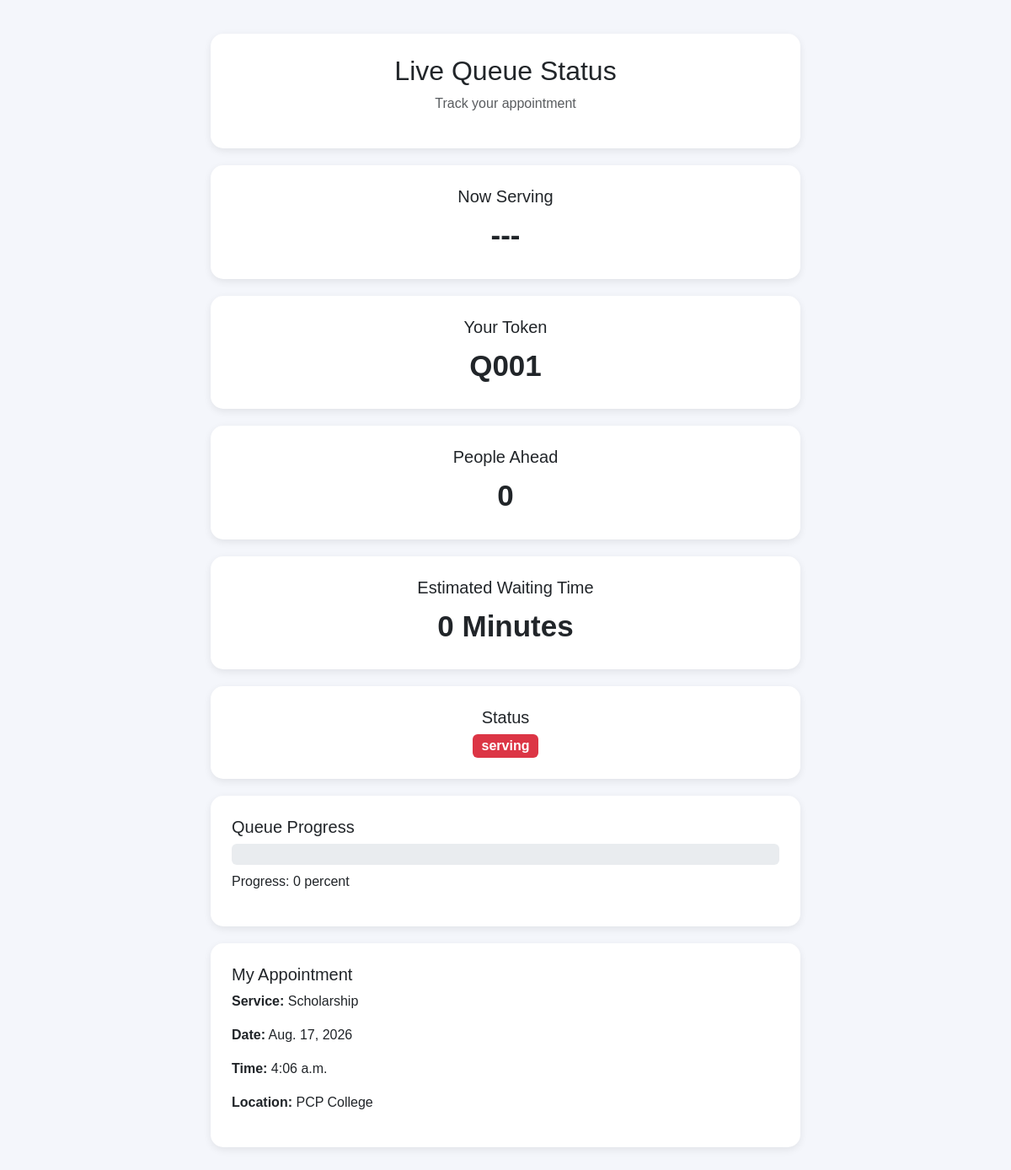
The app's page /queue/live/2/ with its own data.
### queue_app/models.py (models this page shows, shortened)
class Queue(models.Model):
    appointment = models.OneToOneField(
        Appointment,
        on_delete=models.CASCADE
    )
    token_number = models.IntegerField()
    status = models.CharField(
        max_length=20,
        default='Waiting'
    )

### appointments/models.py (models this page shows, shortened)
class Appointment(models.Model):
    customer_name = models.CharField(max_length=100)
    phone_number = models.CharField(max_length=15)
    category = models.ForeignKey(
        ServiceCategory,
        on_delete=models.CASCADE,
        related_name='appointments',
        blank=True,
        null=True,
    )
    service = models.ForeignKey(
        Service,
        on_delete=models.CASCADE
    )
    location = models.ForeignKey(
        Location,
        on_delete=models.CASCADE
    )
    appointment_date = models.DateField()
    appointment_time = models.TimeField()
    status = models.CharField(
        max_length=20,
        default='Booked'
    )

### services/models.py (models this page shows, shortened)
class Service(models.Model):
    category = models.ForeignKey(
        ServiceCategory,
        on_delete=models.CASCADE,
        related_name="services",
        null=True,
        blank=True
    )
    name = models.CharField(
        max_length=100
    )
    description = models.TextField(
        blank=True
    )
    duration = models.IntegerField(
        default=15
    )

### locations/models.py (models this page shows, shortened)
class Location(models.Model):
    category = models.ForeignKey(
        ServiceCategory,
        on_delete=models.CASCADE,
        related_name="locations"
    )
    name = models.CharField(
        max_length=150
    )
    address = models.TextField()
    city = models.CharField(
        max_length=100
    )
    latitude = models.FloatField(
        blank=True,
        null=True
    )
    longitude = models.FloatField(
        blank=True,
        null=True
    )

### queue_app/views.py (the view)
def live_queue(request, appointment_id):
    your_queue = get_object_or_404(
        Queue,
        appointment_id=appointment_id
    )
    appointment = your_queue.appointment
    same_queue = Queue.objects.filter(
        appointment__location=appointment.location,
        appointment__service=appointment.service
    )
    current_serving = same_queue.filter(
        status='Serving'
    ).order_by(
        'token_number'
    ).first()
    people_ahead = same_queue.filter(
        status='Waiting',
        token_number__lt=your_queue.token_number
    ).count()
    waiting_time = people_ahead * 5
    if your_queue.status == 'Completed':
        progress = 100
    elif your_queue.status == 'Serving':
        progress = 100
    else:
        progress = 0
    return render(
        request,
        'appointments/live_queue.html',
        {
            'your_queue': your_queue,
            'current_serving': current_serving,
            'people_ahead': people_ahead,
            'waiting_time': waiting_time,
            'progress': progress,
        }
    )

### templates/appointments/live_queue.html (shortened to what this page needs)
<!DOCTYPE html>
<html>
<head>
    <link
        href="https://cdn.jsdelivr.net/npm/bootstrap@5.3.3/dist/css/bootstrap.min.css"
        rel="stylesheet"
    >
</head>
<body>
<div class="container-box">
    <div class="card-box text-center">
        <h2>
            Live Queue Status
        </h2>
        <p class="text-muted">
            Track your appointment
        </p>
    </div>
    <div class="card-box text-center">
        <h5>
            Now Serving
        </h5>
        {% if current_serving %}
            <div class="number">
                Q{{ current_serving.token_number|stringformat:"03d" }}
            </div>
        {% else %}
            <div class="number">
                ---
            </div>
        {% endif %}
    </div>
    <div class="card-box text-center">
        <h5>
            Your Token
        </h5>
        <div class="number">
            Q{{ your_queue.token_number|stringformat:"03d" }}
        </div>
    </div>
    <div class="card-box text-center">
        <h5>
            People Ahead
        </h5>
        <div class="number">
            {{ people_ahead }}
        </div>
    </div>
    <div class="card-box text-center">
        <h5>
            Estimated Waiting Time
        </h5>
        <div class="number">
            {{ waiting_time }} Minutes
        </div>
    </div>
    <div class="card-box text-center">
        <h5>
            Status
        </h5>
        {% if your_queue.status == "Waiting" %}
            <span class="badge bg-warning text-dark fs-6">
                Waiting
            </span>
        {% elif your_queue.status == "Serving" %}
            <span class="badge bg-success fs-6">
                Serving
            </span>
        {% elif your_queue.status == "Completed" %}
            <span class="badge bg-secondary fs-6">
                Completed
            </span>
        {% else %}
            <span class="badge bg-danger fs-6">
                {{ your_queue.status }}
            </span>
        {% endif %}
    </div>
<div class="card-box">
    <h5>
        Queue Progress
    </h5>
    <div
        class="progress"
        style="height: 25px; width: 100%;"
    >
    </div>
    <p class="mt-2">
        Progress: {{ progress }} percent
    </p>
</div>
    <div class="card-box">
        <h5>
            My Appointment
        </h5>
        <p>
            <strong>Service:</strong>
            {{ your_queue.appointment.service.name }}
        </p>
        <p>
            <strong>Date:</strong>
            {{ your_queue.appointment.appointment_date }}
        </p>
        <p>
            <strong>Time:</strong>
            {{ your_queue.appointment.appointment_time }}
        </p>
        <p>
            <strong>Location:</strong>
            {{ your_queue.appointment.location.name }}
        </p>
    </div>
</div>
</body>
</html>

### templates/appointments/live_queue.html (style rules this page uses)
body { background: #f4f6fb; font-family: Arial, sans-serif; }
.container-box { max-width: 700px; margin: 40px auto; }
.card-box { background: white; padding: 25px; border-radius: 15px; margin-bottom: 20px; box-shadow: 0 3px 10px rgba(0,0,0,0.08); }
.number { font-size: 35px; font-weight: bold; }
.progress { width: 100%; height: 25px; }

### records on screen
Queue: token_number "001", status "serving", appointment.service.name "Scholarship", appointment.appointment_date "Aug. 17, 2026", appointment.appointment_time "4:06 a.m.", appointment.location.name "PCP College"

### other values on screen
{{ people_ahead }} "0"
{{ waiting_time }} "0"
{{ progress }} "0"
